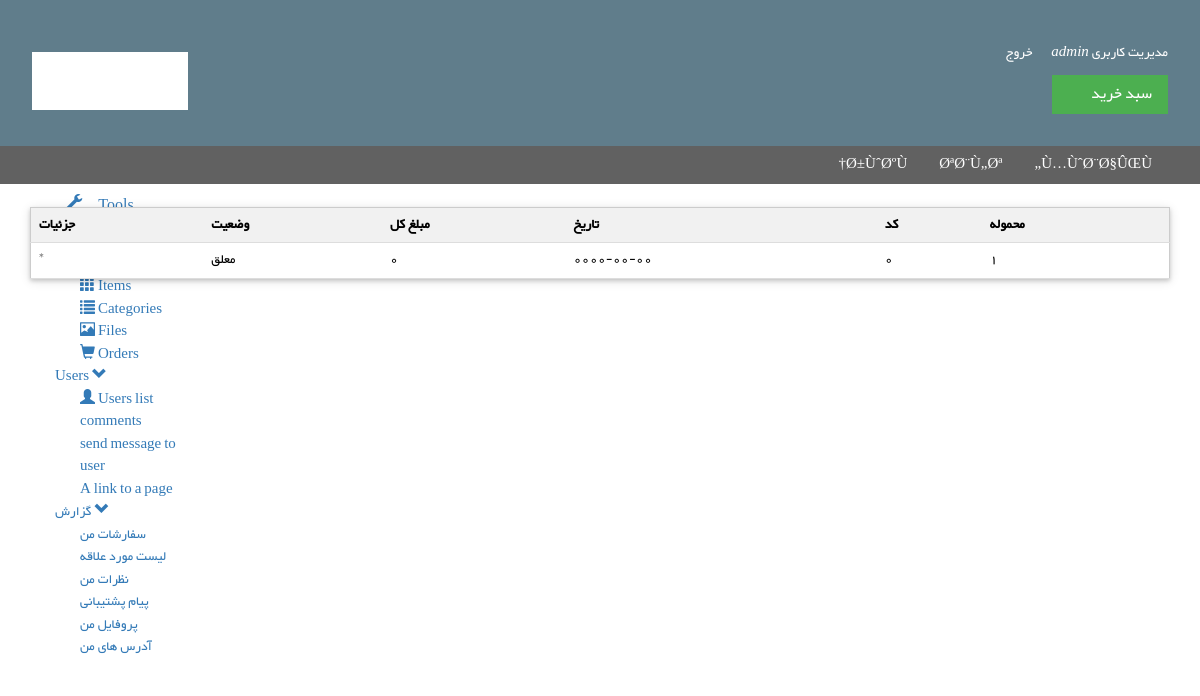
The app's page /cp/my_orders (signed in) with its own data.
### tables this page shows
CREATE TABLE `menu` (
  `id` int(11) NOT NULL,
  `menu` text NOT NULL,
  `href` text NOT NULL,
  `parent` int(11) NOT NULL
);

CREATE TABLE `factors` (
  `id` int(11) NOT NULL,
  `factor_id` int(11) NOT NULL,
  `user_id` int(11) NOT NULL,
  `status` int(11) NOT NULL,
  `date` date NOT NULL,
  `factor_price` int(11) NOT NULL,
  `address` int(11) NOT NULL
);

### app/core/ControllerPanel.php (called while the page is built, shortened)
<?php
class ControllerPanel extends Controller
{
	public function view($view,$data=[],$secure=false){
		require_once 'app/views/'.$view.'.php';
	}
}

### app/controllers/cp.php (called while the page is built, shortened)
<?php
class Cp extends ControllerPanel
{
	function my_orders(){
		$user_id= Session::get('id');
		$data=$this->formModel->get_my_orders($user_id);
		$this->view('cp/my_orders',$data);
	}
        function view($page,$data=array(),$secure=false){
            parent::view('cp/panel_top');
            parent::view($page,$data,$secure);
        }
}

### app/core/App.php (called while the page is built, shortened)
<?php
class App
{
	protected $method = 'index';
	public function __construct()
	{
		$url=$this->parseUrl();
		if(file_exists('app/controllers/'.$url[0].'.php')){
			unset($url[0]);
		}
		$this->controller=new $this->controller;
		if(isset($url[1])){
			if(method_exists($this->controller,$url[1])){
				$this->method=$url[1];
				unset($url[1]);
			}
		}
		$this->params= $url ? array_values($url) : [];
		call_user_func_array([$this->controller, $this->method], $this->params);
	}
	public function parseUrl()
	{
		if(isset($_GET['url']))
		{
			return $url= explode('/',filter_var(rtrim($_GET['url'],'/'),FILTER_SANITIZE_URL));
		}
	}
}

### index.php (called while the page is built, shortened)
<?php
$app = new App;

### app/core/Controller.php (called while the page is built, shortened)
<?php
class Controller
{
	function __construct(){
		$this->formModel=$this->model(get_class($this).'_m');
	}
	public function model ($model){
		return new $model();
	}
}

### app/core/Model.php (called while the page is built)
<?php
class Model
{
	function __construct(){
		$this->db=new Database();
	}
}

### app/libs/database.php (called while the page is built, shortened)
<?php
class Database extends PDO{
	public function select($sql,$data=array(),$fetchMode=PDO::FETCH_ASSOC){
		$sth=$this->prepare($sql);
		foreach($data as $key =>$value){
			$sth->bindValue(":$key",$value);
		}
		$sth->execute();
		return $sth->fetchAll($fetchMode);
	}
}

### app/models/menu_m.php (called while the page is built, shortened)
<?php
class Menu_m extends Model{
  function get_menu($parent=0){
  	return $this->db->select("SELECT * FROM menu");
  }
}

### app/models/Cp_m.php (called while the page is built, shortened)
<?php
class Cp_m extends Model
{
	function get_my_orders($user_id){
		$sql="SELECT id,status,factor_id,date,factor_price
FROM factors where user_id=$user_id";
		$result=$this->db->query($sql);
		$result->setFetchMode(PDO::FETCH_ASSOC);
		return $result->fetchAll();
	}
}

### app/libs/session.php (called while the page is built, shortened)
<?php
Class Session{
	public static function get($key){
		if(isset($_SESSION[$key]))
		return $_SESSION[$key];
	}
}

### app/views/cp/my_orders.php (the view)
<br>
<div class="w3-white container center" >
<div class="w3-row">
<div class="w3-card-2">
<div class="w3-responsive">
<table class="w3-table w3-striped w3-bordered w3-border w3-hoverable">
<thead>
<tr class="w3-light-grey">
  <th>محموله</th>
  <th>کد</th>
  <th>تاریخ</th>
  <th>مبلغ کل</th>
  <th>وضعیت</th>
  <th>جزئیات</th>
</tr>
</thead>
<?php
foreach($data as $item){
	?>
<tr>
  <td> <a href="factor_show/<?= $item['id'] ?>"><?= $item['id'] ?></a></td>
  <td><?= $item['factor_id'] ?></td>
  <td><?= $item['date'] ?></td>
  <td><?= $item['factor_price'] ?></td>
  <td><?= ($item['status']=='sent')?'ارسال شده':'معلق' ?></td>
  <td><a href="factor_show/<?= $item['id'] ?>">*</a></td>
</tr>
<?php
}
?>
</table>
</div>
</div>
</div>
</div>

### app/views/menu.php
<?php
$menu_list=$this->model('Menu_m')->get_menu();
?>
<div class="w3-dark-grey">
    <ul class="w3-navbar" style="margin-right: 32px">
    <?php foreach($menu_list as $menu){ ?>
        <?php if($menu['parent']=='0'){ ?>
        <li class="w3-right"><a class="w3-hover-none w3-text-white w3-hover-text-white" href="#<?=$menu['href']?> "><?= $menu['menu'] ?></a></li>
        <?php } ?>
    <?php } ?>
</ul>
</div>

### public/w3.css (style rules this page uses)
* { -webkit-box-sizing:border-box;-moz-box-sizing:border-box;box-sizing:border-box }
html { -ms-text-size-adjust:100%;-webkit-text-size-adjust:100% }
body { margin:0 }
a { -webkit-tap-highlight-color:transparent;background-color:transparent }
html,body { font-family:Verdana,sans-serif;font-size:15px;line-height:1.5 }
a { color:inherit }
table { border-collapse:collapse;border-spacing:0;width:100%;display:table }
table,th,td { border:none }
.w3-bordered tr,.w3-table-all tr { border-bottom:1px solid #ddd }
.w3-table td,.w3-table th,.w3-table-all td,.w3-table-all th { padding:6px 8px;display:table-cell;text-align:left;vertical-align:top }
.w3-table th:first-child,.w3-table td:first-child,.w3-table-all th:first-child,.w3-table-all td:first-child { padding-left:16px }
.w3-navbar { list-style-type:none;margin:0;padding:0;overflow:hidden }
.w3-navbar li { float:left }
.w3-navbar li a { display:block;padding:8px 16px }
.w3-navbar a,.w3-topnav a,.w3-sidenav a,.w3-dropnav a,.w3-dropdown-content a,.w3-accordion-content a { text-decoration:none !important }
.w3-navbar a,.w3-topnav a,.w3-sidenav a,.w3-dropnav a,.w3-pagination li a,.w3-hoverable tbody tr,.w3-btn,.w3-btn-floating,.w3-btn-floating-large,.w3-hover-opacity,.w3-hover-shadow,.w3-accordion-content a,.w3-dropdown-content a,.w3-dropdown-click:hover,.w3-dropdown-hover:hover,.w3-opennav,.w3-closenav,.w3-closebtn, .w3-hover-amber,.w3-hover-aqua,.w3-hover-blue,.w3-hover-light-blue,.w3-hover-brown,.w3-hover-cyan,.w3-hover-blue-grey,.w3-hover-green,.w3-hover-light-green,.w3-hover-indigo,.w3-hover-khaki,.w3-hover-lime,.w3-hover-orange,.w3-hover-deep-orange,.w3-hover-pink, .w3-hover-purple,.w3-hover-deep-purple,.w3-hover-red,.w3-hover-sand,.w3-hover-teal,.w3-hover-yellow,.w3-hover-white,.w3-hover-black,.w3-hover-grey,.w3-hover-light-grey,.w3-hover-dark-grey,.w3-hover-text-amber,.w3-hover-text-aqua,.w3-hover-text-blue,.w3-hover-text-light-blue, .w3-hover-text-brown,.w3-hover-text-cyan,.w3-hover-text-blue-grey,.w3-hover-text-green,.w3-hover-text-light-green,.w3-hover-text-indigo,.w3-hover-text-khaki,.w3-hover-text-lime,.w3-hover-text-orange,.w3-hover-text-deep-orange,.w3-hover-text-pink,.w3-hover-text-purple, .w3-hover-text-deep-purple,.w3-hover-text-red,.w3-hover-text-sand,.w3-hover-text-teal,.w3-hover-text-yellow,.w3-hover-text-white,.w3-hover-text-black,.w3-hover-text-grey,.w3-hover-text-light-grey,.w3-hover-text-dark-grey { -webkit-transition:all 0.3s ease,color 0.15s ease;transition:all 0.3s ease,color 0.15s ease }
.w3-responsive { overflow-x:auto }
.w3-container:after,.w3-row:after,.w3-row-padding:after,.w3-topnav:after,.w3-clear:after,.w3-btn-group:before,.w3-btn-group:after { content:"";display:table;clear:both }
.w3-right { float:right !important }
.w3-border { border:1px solid #ccc !important }
.w3-card-2,.w3-example { box-shadow:0 2px 4px 0 rgba(0,0,0,0.16),0 2px 10px 0 rgba(0,0,0,0.12) !important }
.w3-white,.w3-hover-white:hover { color:#000 !important;background-color:#fff !important }
.w3-light-grey,.w3-hover-light-grey:hover { color:#000 !important;background-color:#f1f1f1 !important }
.w3-dark-grey,.w3-hover-dark-grey:hover { color:#fff !important;background-color:#616161 !important }
.w3-text-white,.w3-hover-text-white:hover { color:#fff !important }

### public/mycss.css (style rules this page uses)
a { text-decoration:none; }
.center { max-width:1200px; position:relative; margin-left: auto ; margin-right: auto ; }

### app/views/cp/panel_top.php (style rules this page uses)
body { font-family: 'Yekan' ; text-align: right; direction: rtl; }
a:link, a:visited { text-decoration:none; }
ul li { list-style-type: none; }

### records on screen
menu: menu "Ù…ÙˆØ¨Ø§ÛŒÙ„"
menu: menu "ØªØ¨Ù„Øª"
menu: menu "Ø±ÙˆØºÙ†"
factors: id "1", factor "0", date "0000-00-00", factor_price "0", status "معلق"

### other values on screen
$msg "admin"
